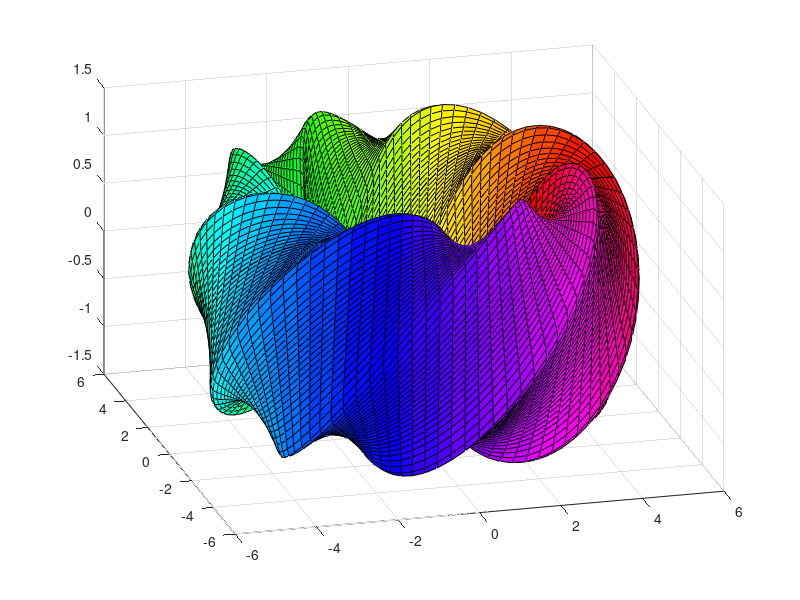

Reproduce this figure in MATLAB.
u=linspace(0,2*pi,100);
v=linspace(0,2*pi,100);
[U,V]=meshgrid(u,v);
r=((cos(V).^20)+(sin(V).^20)).^(-1/20);
X=(4+r.*cos(V+2*U)).*cos(U);
Y=(4+r.*cos(V+2*U)).*sin(U);
Z=r.*sin(V+2*U);
figure;
surf(X,Y,Z,U);
axis euqal;
colormap hsv;
view(-15,30);
